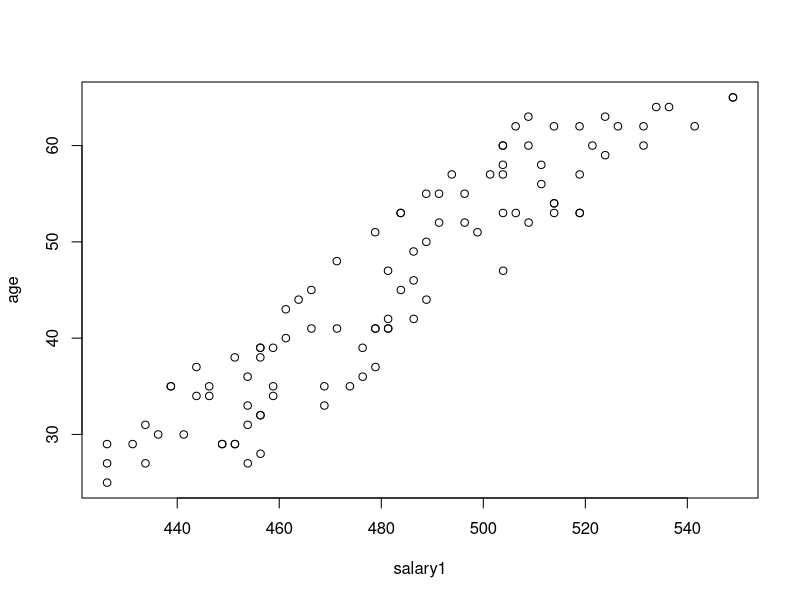
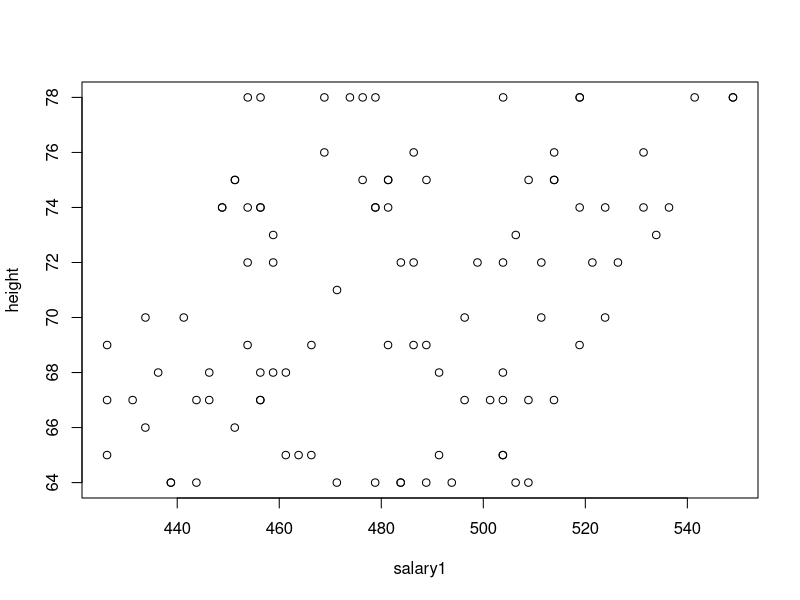
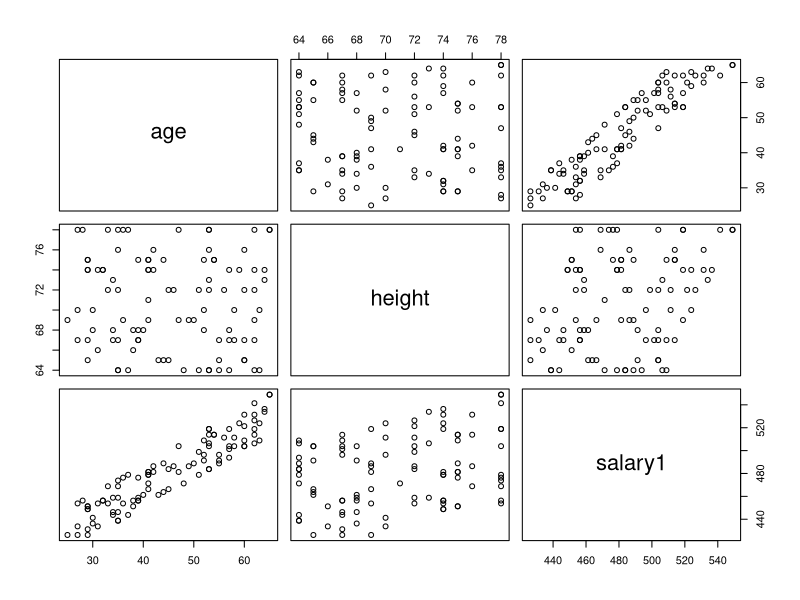
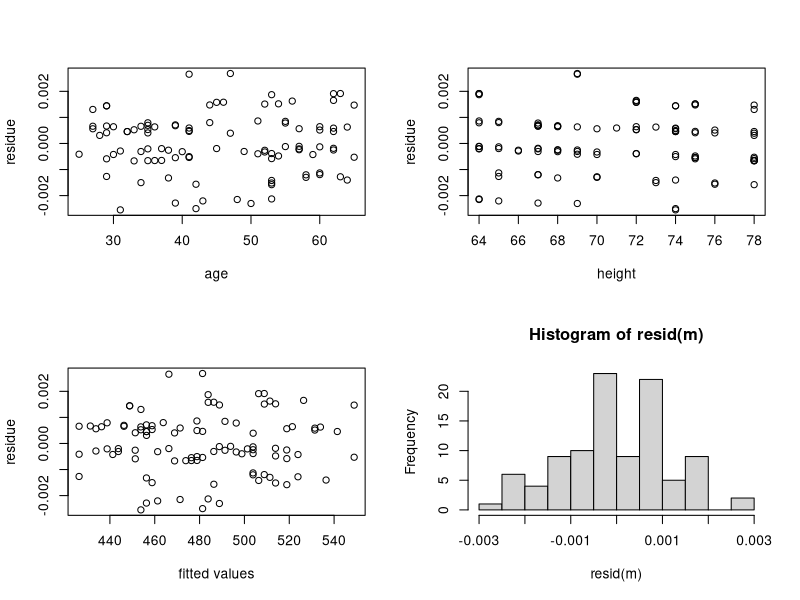

R code for these plots, in order:
# setwd("SET THE Working Director to THE PATH TO THIS DIRECTORY")

data <- read.csv("Datasets/CEO_salary.csv")
attach(data)

# Divid the Salary by 1000 to be able to better show the values.
salary1 <- salary/1000

# Now we create a New Data frame out of age, heit and Salary
data1 <- data.frame(age, height, salary1)

plot(salary1, age)

plot(salary1, height)

# You can also the following command to replace the column inside the original dataframe.
# data[,"salary"] <- salary1

# Calulate Correlation Coefficient
cor(data1)

# Plot Scatterplot Matrix
pairs(data1)

# Fit a Multiple Linear Regression model into data.
# Variables are Salary and age
lm(formula = salary1 ~ age + height)

# or better store the resulted model into a variable for further use.

m <- lm(salary1~age+height)

# Summar function can calculate almost everything that you need.
summary(m)

# Calulate R squared Manually and the P-Value

# Total Sume of Squared.
totalss <- sum((salary1 - mean(salary1))^2)

# Regression and Residual Sum of the Squered.
regss <- sum((fitted(m) - mean(salary1))^2)
resiss <- sum((salary1-fitted(m))^2)

# Calulate the F Value.
fstatistic <- (regss/2)/(resiss/97)

# The P-Value for F-Statistic.
pvalue <- 1-pf(fstatistic, df1=2, df2=97)

# Calulate R squared.
R2 <- regss/totalss

# Regression Diagnostics
# Residual Plots
resid(m)
par(mfrow=c(2,2))


plot(age, resid(m), axes=TRUE, frame.plot=TRUE, xlab='age', ylab='residue')
plot(height, resid(m), axes=TRUE, frame.plot=TRUE, xlab='height', ylab='residue')

plot(fitted(m), resid(m), axes=TRUE, frame.plot=TRUE, xlab='fitted values', ylab='residue')

hist(resid(m))



# influence function 
# This function provides the basic quantities which are used in forming a wide variety
# of diagnostics for checking the quality of regression fits.
influence(m)


# Checking for influence points 

# Cooks distance
cooks.dist <- cooks.distance(m)

# Where the cook's distance is higher than 4/(n-k-1) (k is the number if parameters in equation)
# 4/(102 - 2 -1) = 4/97

which(cooks.dist > (4/(nrow(data1)-2-1)))

#############################################################
# Identifying Influential Data Points
# https://newonlinecourses.science.psu.edu/stat501/node/340/

